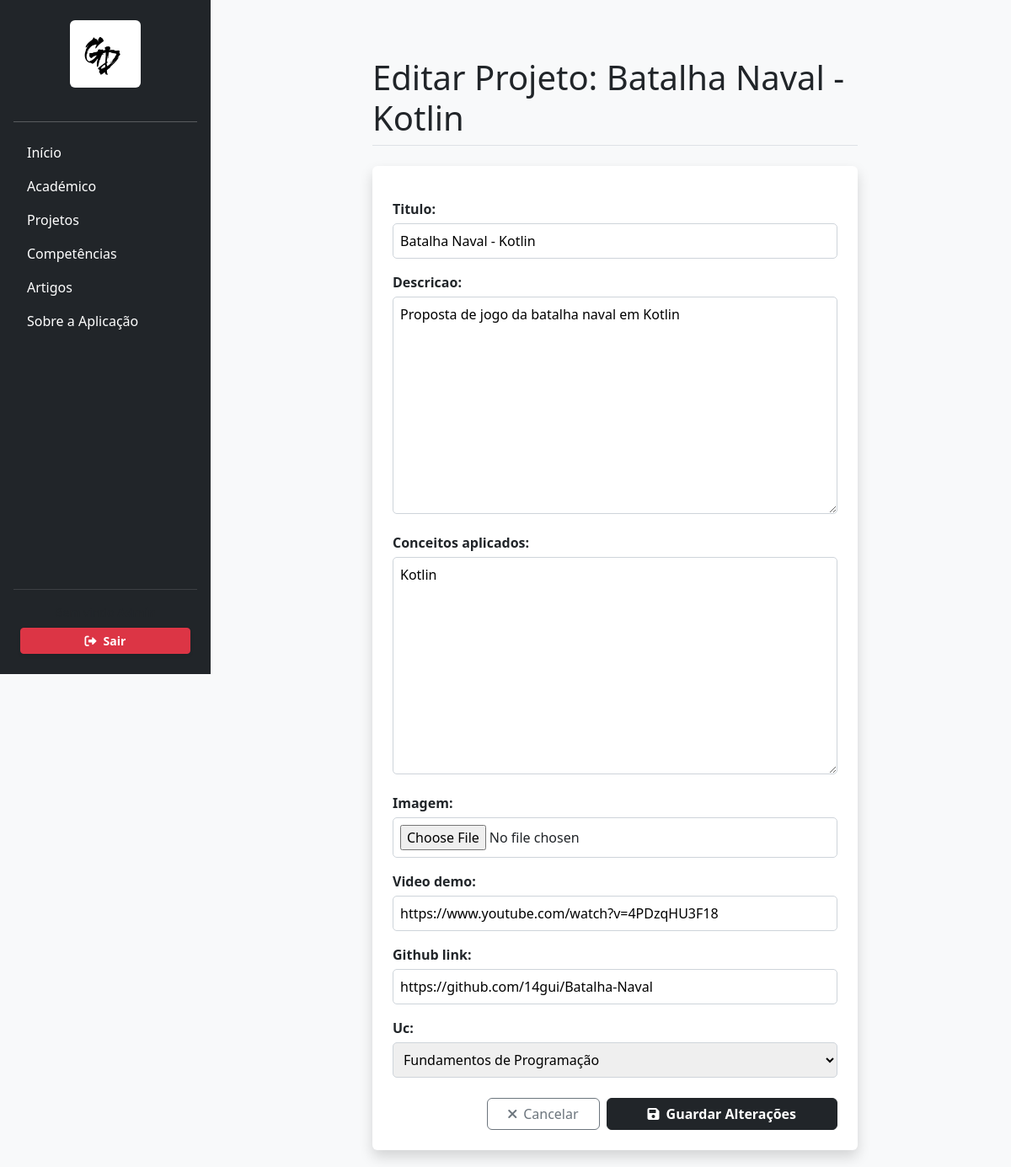
Screenshot of /projetos/editar/6/ (signed in) with the database file from the repository.
### portfolio/models.py (models this page shows, shortened)
class Projeto(models.Model):
    titulo = models.CharField(max_length=100)
    descricao = models.TextField()
    conceitos_aplicados = models.TextField()
    imagem = models.ImageField(upload_to='projetos/', blank=True, null=True)
    video_demo = models.URLField(blank=True, null=True)
    github_link = models.URLField(blank=True, null=True)
    uc = models.ForeignKey(UC, on_delete=models.CASCADE, related_name='projetos')

### portfolio/views.py (the view)
# urls.py: path('projetos/editar/<int:projeto_id>/', views.editar_projeto, name='editar_projeto'),
@user_passes_test(is_gestor)
def editar_projeto(request, projeto_id):
    projeto = get_object_or_404(Projeto, id=projeto_id)
    form = ProjetoForm(request.POST or None, request.FILES or None, instance=projeto)
    if form.is_valid():
        form.save()
        return redirect('projetos')
    return render(request, 'portfolio/novo_projeto.html', {'form': form, 'projeto': projeto})

### portfolio/forms.py
class ProjetoForm(forms.ModelForm):
    class Meta:
        model = Projeto
        fields = '__all__'

### portfolio/models.py (called while the page is built)
    def __str__(self):
        return self.nome

### portfolio/views.py (called while the page is built)
def is_gestor(user):
    return user.is_authenticated and user.groups.filter(name='gestor-portfolio').exists()

### portfolio/templates/portfolio/novo_projeto.html (shortened to what this page needs)
{% extends 'portfolio/layout.html' %}
{% block content %}
<div class="container mt-5">
    <div class="row justify-content-center">
        <div class="col-md-8">
            <h1 class="mb-4 border-bottom pb-2">
                {% if projeto %} Editar Projeto: {{ projeto.titulo }} {% else %} Adicionar Novo Projeto {% endif %}
            </h1>
            <div class="card shadow border-0 p-4">
                <form method="POST" enctype="multipart/form-data">
                    <div class="mb-3">
                        {{ form.as_p }}
                    </div>
                    <div class="d-grid gap-2 d-md-flex justify-content-md-end mt-4">
                        <a href="{% url 'projetos' %}" class="btn btn-outline-secondary px-4">
                            <i class="fa-solid fa-xmark me-2"></i>Cancelar
                        </a>
                        <button type="submit" class="btn btn-dark px-5 fw-bold">
                            <i class="fa-solid fa-save me-2"></i>{% if projeto %}Guardar Alterações{% else %}Gravar Projeto{% endif %}
                        </button>
                    </div>
                </form>
            </div>
        </div>
    </div>
</div>
{% endblock %}

### portfolio/templates/portfolio/layout.html (style rules this page uses)
body { background-color: #f8f9fa; }

### portfolio/templates/portfolio/novo_projeto.html (style rules this page uses)
form p label { display: block; font-weight: bold; margin-top: 15px; margin-bottom: 5px; }
form p input, form p textarea, form p select { width: 100%; padding: 8px; border: 1px solid #ced4da; border-radius: 5px; }

### rows the page displays
Projeto: titulo "Batalha Naval - Kotlin", descricao "Proposta de jogo da batalha naval em Kotlin", conceitos_aplicados "Kotlin", video_demo "https://www.youtube.com/watch?v=4PDzqHU3F18", github_link "https://github.com/14gui/Batalha-Naval", uc "Fundamentos de Programação"
